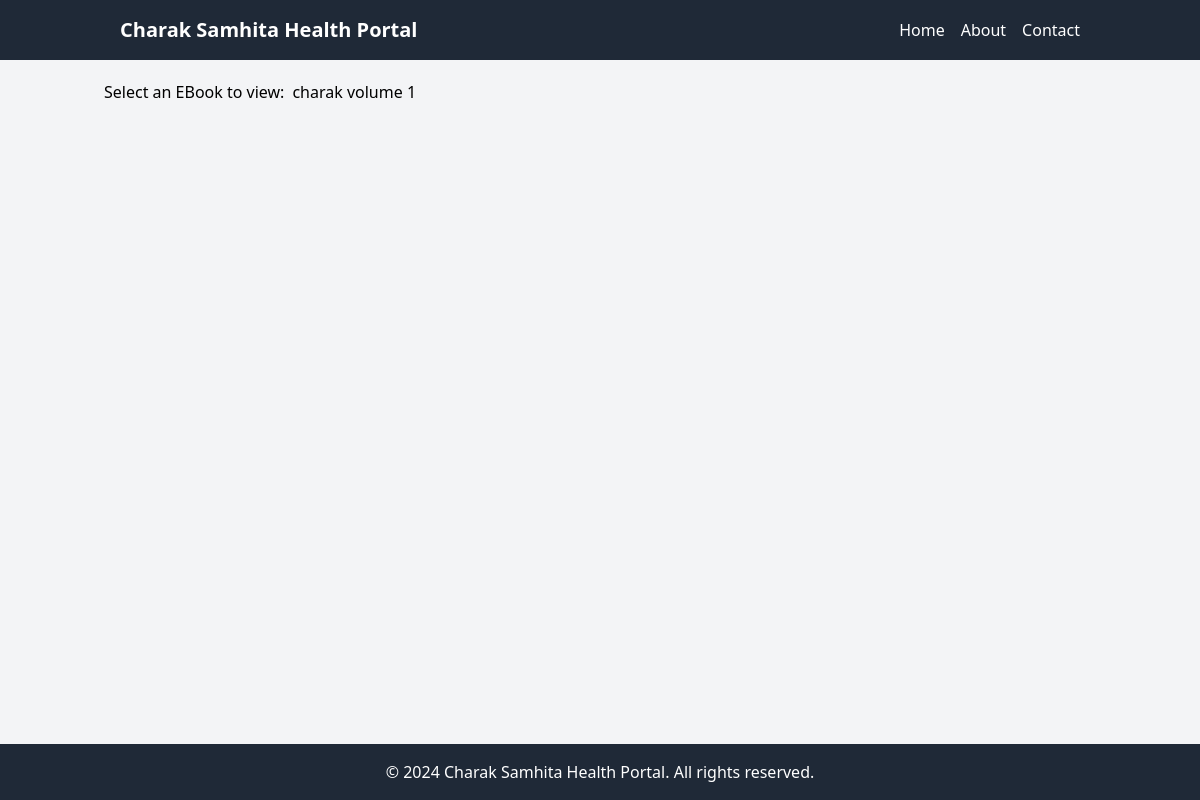
/viewebooks/, run on an earlier commit of the app's database.
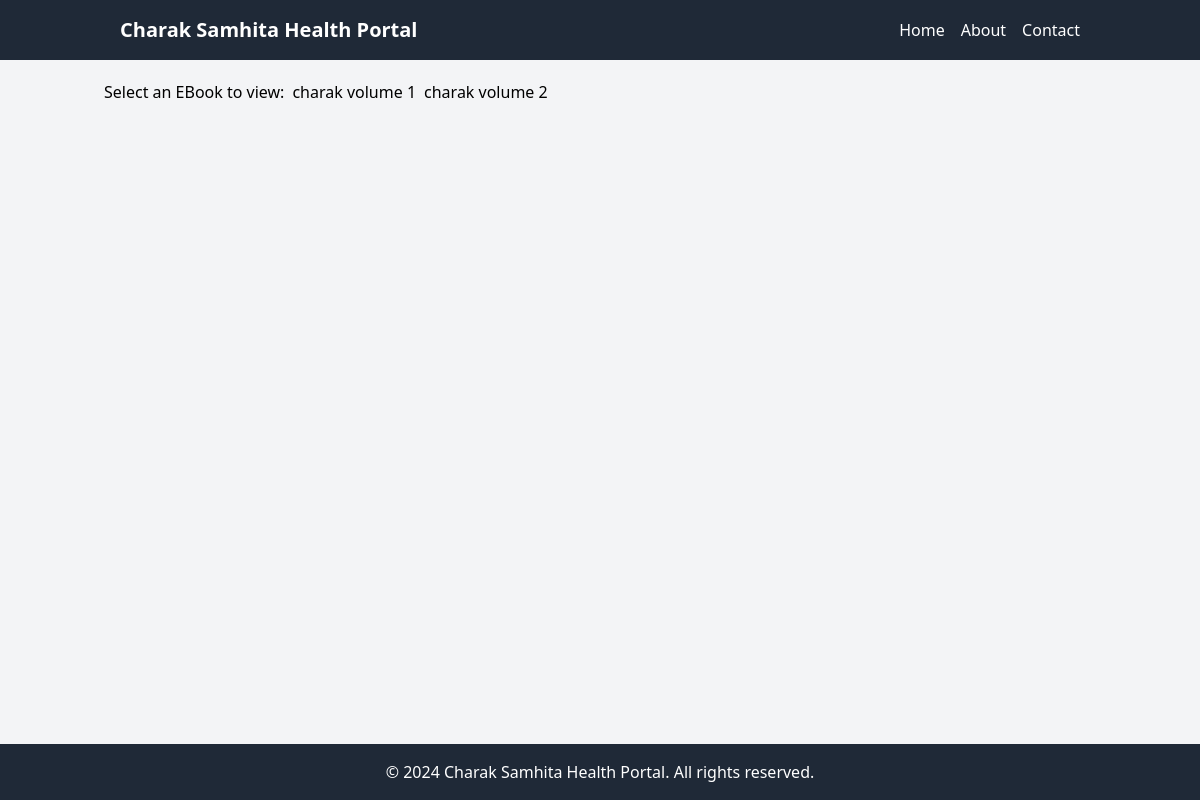
And on a later commit of the database.
### search_disease/models.py (models this page shows)
class Ebook(models.Model):
    title=models.CharField(max_length=50)
    book=models.FileField(upload_to="media")
    def __str__(self):
        return self.title

### search_disease/views.py (the view)
# urls.py: path("viewebooks/", viewEbook, name='view'),
@ xframe_options_sameorigin
def viewEbook(request):
    ebooks=Ebook.objects.all()
    ebooks={'ebooks':ebooks}
    print(ebooks)
    return render(request, "view3.html",ebooks)

### templates/view3.html (shortened to what this page needs)
{% extends 'base.html' %}
{% block content %}
    <div id="pdf-links" class="container mx-auto mt-5 px-4">
        {% if ebooks %}
            <ul class="flex flex-row">
                <h2 class="mr-2">Select an EBook to view:</h2>
                {% for result in ebooks %}
                    <li class="mr-2" ><a class="pdf-link" href="{{ result.book.url }}">{{ result.title }}</a></li>
                {% endfor %}
            </ul>
        {% else %}
            <p class="text-red-500">No PDFs available.</p>
        {% endif %}
    </div>
{% endblock %}

### templates/base.html (shortened to what this page needs)
<!DOCTYPE html>
<html lang="en">
<head>
    <link href="https://cdn.jsdelivr.net/npm/tailwindcss@2.2.19/dist/tailwind.min.css" rel="stylesheet">
    <link rel="stylesheet" href="https://cdnjs.cloudflare.com/ajax/libs/pdf.js/2.12.313/pdf_viewer.css">
</head>
<body class="bg-gray-100 font-sans">
<nav class="bg-gray-800 py-4 w-full">
  <div class="w-4/5 mx-auto flex justify-between items-center">
    <a class="text-white text-xl font-bold" href="#">Charak Samhita Health Portal</a>
    <div class="flex space-x-4">
      <a class="text-white hover:text-gray-300" href="{% url 'home' %}">Home</a>
      <a class="text-white hover:text-gray-300" href="{% url 'about' %}">About</a>
      <a class="text-white hover:text-gray-300" href="{% url 'contact' %}">Contact</a>
    </div>
  </div>
</nav>
<div class="container mx-auto mt-4">
    {% block content %}
    {% endblock %}
</div>
<footer class="bg-gray-800 text-white text-center py-4 fixed bottom-0 w-full">
    <div class="container mx-auto">
      <p>&copy; 2024 Charak Samhita Health Portal. All rights reserved.</p>
    </div>
</footer>
</body>
</html>

What changed in the data, as far as the page shows it:
added Ebook: title "charak volume 2"
